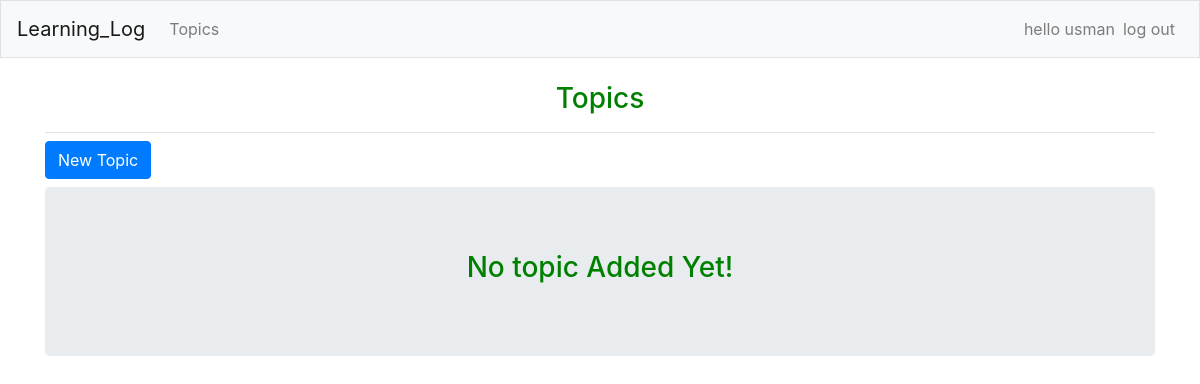
The page /topics/ (signed in) on the database as committed earlier.
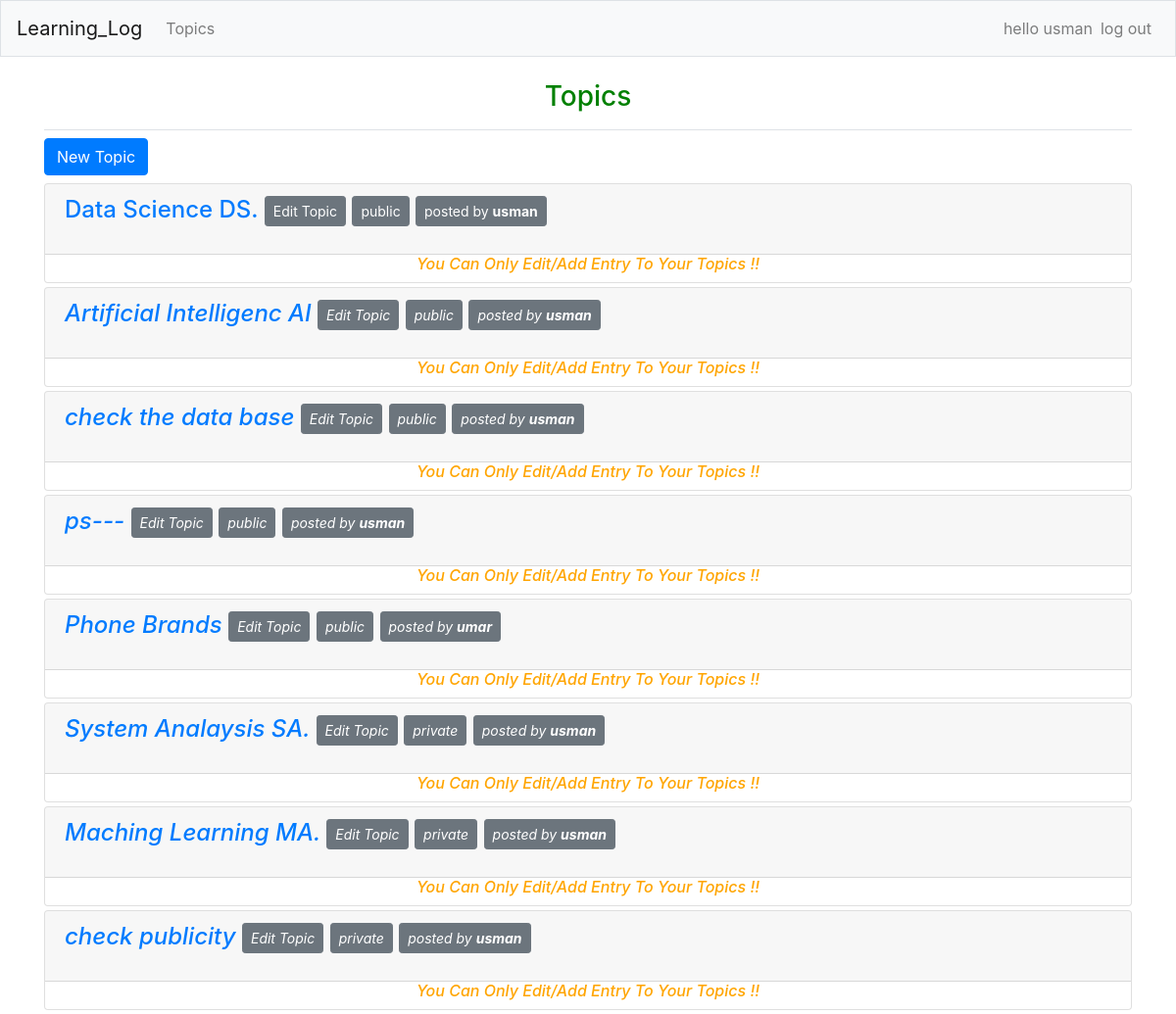
The same page on the database as committed later.
### learning_logs/models.py (models this page shows)
class Topic(models.Model) :
    public = 'public'
    private= 'private'
    options = [
        (public,'public'),
        (private,'private'),
    ]
    choice = models.CharField(max_length=8,choices=options,default=public)
    text = models.CharField(max_length=25)
    date_added = models.DateTimeField(auto_now_add = True)
    owner =models.ForeignKey(User,on_delete=models.CASCADE)
    def __str__(self) :
        return self.text

### learning_logs/views.py (the view)
# urls.py: path("topics/",views.topics,name="topics"),
@login_required
def topics(request):
    topic_shown = []
    for  topic in Topic.objects.all() :
        if topic.choice == "public" or topic.choice == "" :
            topic_shown.append(topic)
    topics=Topic.objects.filter(owner=request.user).order_by("date_added")
    for topic in topics :
        if topic.choice == "private" :
            topic_shown.append(topic)
    context = {"topics":topic_shown}
    return render(request,"learning_logs/topics.html" , context)

### learning_logs/templates/learning_logs/topics.html
{% extends "learning_logs/base.html" %}
{% load bootstrap4 %}
{% block page_header%}<h3 align="center" style="color:green"> Topics </h3> {% endblock page_header%}
{% block content %}
    <a class="btn btn-md btn-primary mb-2" href="{% url 'learning_logs:new_topic'%}" role="button">New Topic</a>
    {% for topic in topics %}
     <div class="card mb-1">
      <h4 class="card-header">
        <a href="{% url 'learning_logs:topic' topic.id %}">{{topic}}</a>
        <small> <a class="btn btn-sm btn-secondary " href="{% url 'learning_logs:edit_topic' topic.id %}">Edit Topic </a></small>
        <small class="btn btn-sm btn-secondary">{{topic.choice}}</small>
        <small class="btn btn-sm btn-secondary">posted by <b>{{topic.owner}}</b></small></p>
        <h6 align ='center' style="color:orange"><i>You Can Only Edit/Add Entry To Your Topics !!<i></h6>
      </div>
    {% empty %}
    <div class="jumbotron">
    <h3 align="center" style="color:green"> No topic Added Yet!</h3>
    </div>
    {% endfor %}
{% endblock content %}

Rows that differ between the two databases and show on the page:
now on this page (row edited): Topic: text "Data Science DS.", choice "public", owner "usman"
now on this page (row edited): Topic: text "Artificial Intelligenc AI", choice "public", owner "usman"
added Topic: text "check the data base", choice "public", owner "usman"
added Topic: text "ps---", choice "public", owner "usman"
added Topic: text "Phone Brands", choice "public", owner "umar"
now on this page (row edited): Topic: text "System Analaysis SA.", choice "private", owner "usman"
now on this page (row edited): Topic: text "Maching Learning MA.", choice "private", owner "usman"
added Topic: text "check publicity", choice "private", owner "usman"
Other text that changed with them:
text no longer shown: "No topic Added Yet!"
